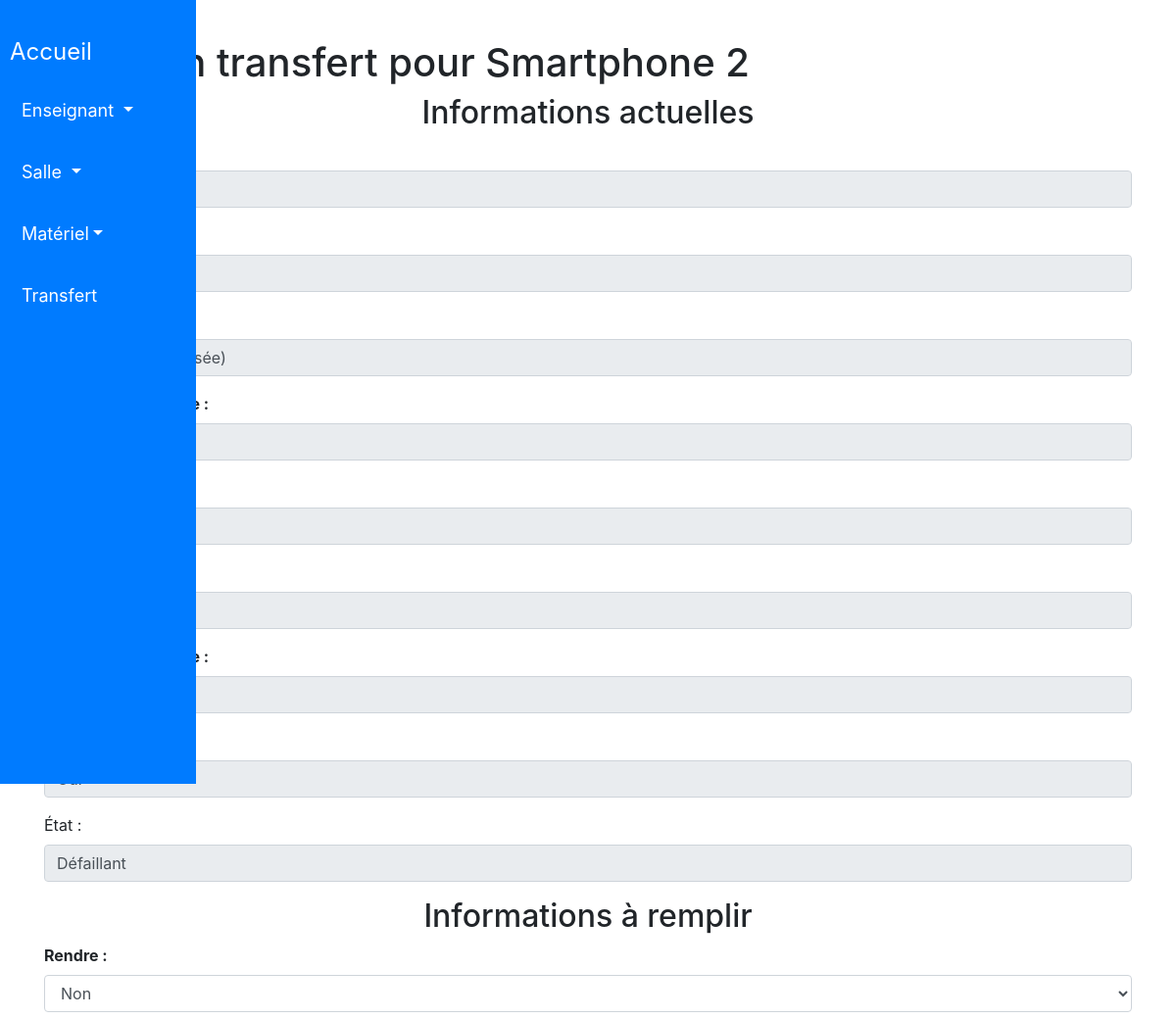
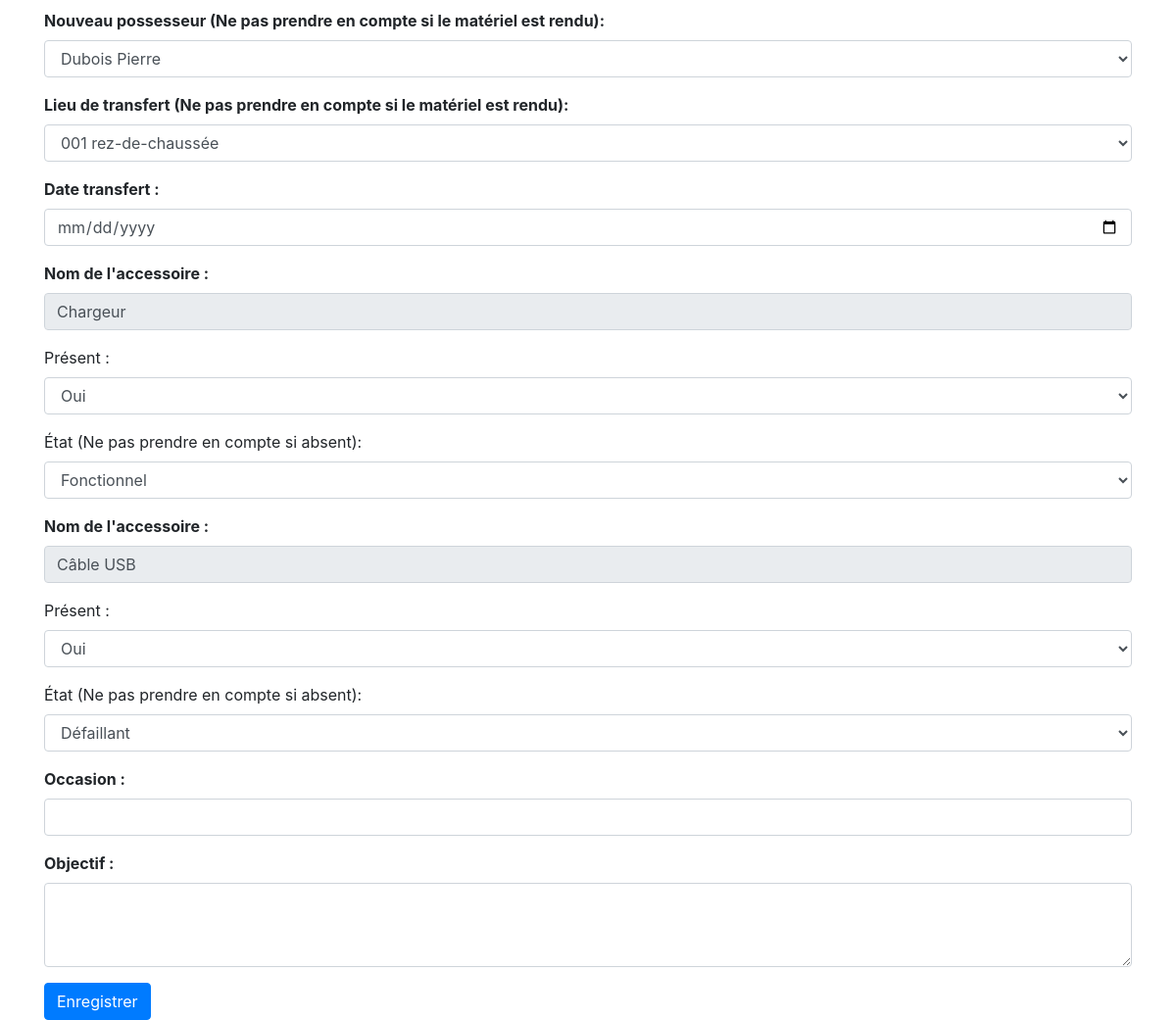
The app's page /gestion_materiel/transfert/ajout_transfert/24/ with its own data (2 pictures, top to bottom).
### gestion_materiel/models.py (models this page shows, shortened)
class Materiel(models.Model):
    nom = models.CharField(
        max_length=100,
        blank=False,
        null=True,
        default=''
    )
    budget = models.CharField(
        max_length=100,
        blank=False,
        null=True,
        default=''
    )
    proprietaire = models.ForeignKey(
        Enseignant,
        on_delete=models.CASCADE,
        null=True,
        related_name='materiels_possedes'
    )
    lieu = models.ForeignKey(
        Salle,
        on_delete=models.CASCADE,
        null=True
    )
    possesseur = models.ForeignKey(
        Enseignant,
        on_delete=models.CASCADE,
        null=True,
        blank=True,
        related_name='materiels_en_possession'
    )

class Salle(models.Model):
    nom = models.CharField(
        max_length=50,
        blank=False,
        null=True,
        default='aucun'
    )
    etage = models.CharField(
        max_length=50,
        blank=False,
        null=True,
        default='aucun'
    )
    def __str__(self):
        if self.etage.lower() == "rez-de-chaussée":
            return f"{self.nom} ({self.etage})"
        else:
            return f"{self.nom} ({self.etage} Étage)"

class AccessoireMateriel(models.Model):
    material = models.ForeignKey(
        Materiel,
        on_delete=models.CASCADE,
        null=True
    )
    nom = models.CharField(
        max_length=100,
        blank = True
    )
    present = models.BooleanField(
        default=True
    )
    etat = models.CharField(
        max_length=100,
        blank=True,
        null=True
    )

### gestion_materiel/views.py (the view)
# urls.py: path('gestion_materiel/transfert/ajout_transfert/<int:materiel_id>/', views.ajout_transfert, name='ajout_transfert'),
def ajout_transfert(request, materiel_id):
    materiel = Materiel.objects.get(id=materiel_id)
    accessoires = materiel.accessoiremateriel_set.all()
    enseignants = Enseignant.objects.all()
    salles = Salle.objects.all()
    if request.method == 'POST':
        form = TransfertForm(request.POST)
        if form.is_valid():
            transfert = form.save(commit=False)
            transfert.material = materiel
            transfert.ancien_possesseur = materiel.possesseur
            salle_id = request.POST.get('lieu_transfer')
            salle = Salle.objects.get(id=salle_id)
            if request.POST.get('rendre') == 'Oui':
                materiel.possesseur = None
                transfert.nouveau_possesseur = None
                materiel.lieu = Salle.objects.get(nom="001", etage="rez-de-chaussée")
            else:
                materiel.possesseur = transfert.nouveau_possesseur
                materiel.lieu = salle
            materiel.save()
            for accessoire in accessoires:
                present_key = 'present_' + str(accessoire.id)
                etat_key = 'etat_' + str(accessoire.id)
                present_value = request.POST.get(present_key)
                if present_value == "Oui":
                    accessoire.present = True
                    accessoire.etat = request.POST.get(etat_key)
                else:
                    accessoire.present = False
                    accessoire.etat = "Absent"
                accessoire.save()
            transfert.save()
            return redirect('afficher_transfert', materiel_id=materiel.id, transfert_id=transfert.id)
    else:
        initial_data = {
            'material': materiel,
            'ancien_possesseur': materiel.possesseur,
        }
        form = TransfertForm(initial=initial_data)
    return render(request, 'gestion_materiel/transfert/ajout_transfert.html', {
        'form': form,
        'materiel': materiel,
        'accessoires': accessoires,
        'enseignants': enseignants,
        'salles': salles,
    })

### gestion_materiel/forms.py
class TransfertForm(forms.ModelForm):
    class Meta:
        model = TransfertMateriel
        fields = ('nouveau_possesseur', 'date_transfert', 'lieu_transfer', 'occasion', 'objectif')
        widgets = {
            'nouveau_possesseur': forms.Select(attrs={'class': 'form-control'}),
            'date_transfert': forms.DateInput(attrs={'class': 'form-control', 'type': 'date'}),
            'lieu_transfer': forms.Select(attrs={'class': 'form-control'}),
            'occasion': forms.TextInput(attrs={'class': 'form-control'}),
            'objectif': forms.Textarea(attrs={'class': 'form-control', 'rows': 3}),
        }
    def __init__(self, *args, **kwargs):
        super().__init__(*args, **kwargs)
        self.fields['nouveau_possesseur'].queryset = Enseignant.objects.all()
        self.fields['lieu_transfer'].queryset = Salle.objects.all()

### templates/gestion_materiel/transfert/ajout_transfert.html (shortened to what this page needs)
<!DOCTYPE html>
<html>
<head>
</head>
<body>
    {% include 'gestion_materiel/includes/entete.html' %}
    <div class="container">
        <h1>Créer un transfert pour {{ materiel.nom }}</h1>
        <form method="post">
            <h2 style="text-align: center;">Informations actuelles</h2>
            <div class="form-group">
                <label style="font-weight: bold;">Matériel :</label>
                <input type="text" class="form-control" value="{{ materiel.nom }}" readonly>
            </div>
            <div class="form-group">
                <label style="font-weight: bold;">Possesseur actuel :</label>
                <input type="text" class="form-control" value="{{ materiel.possesseur }}" readonly>
            </div>
            <div class="form-group">
                <label style="font-weight: bold;">Lieu actuel :</label>
                <input type="text" class="form-control" value="{{ materiel.lieu }}" readonly>
            </div>
            {% for accessoire in accessoires %}
                <div class="form-group">
                    <label style="font-weight: bold;">Nom de l'accessoire :</label>
                    <input type="text" class="form-control" value="{{ accessoire.nom }}" readonly>
                </div>
                <div class="form-group">
                    <label>Présent :</label>
                    {% if accessoire.present %}
                        <input type="text" class="form-control" value="Oui" readonly>
                    {% else %}
                        <input type="text" class="form-control" value="Non" readonly>
                    {% endif %}
                </div>
                <div class="form-group">
                    <label>État :</label>
                    <input type="text" class="form-control" value="{{ accessoire.etat }}" readonly>
                </div>
            {% endfor %}
            <h2 style="text-align: center;">Informations à remplir</h2>
            <div class="form-group">
                <label style="font-weight: bold;">Rendre :</label>
                <select class="form-control" name="rendre" id="id_rendre" onchange="updateFields()">
                    <option value="Non" selected>Non</option>
                </select>
            </div>
           <div class="form-group">
                <label style="font-weight: bold;">Nouveau possesseur (Ne pas prendre en compte si le matériel est rendu):</label>
                <select class="form-control" name="nouveau_possesseur">
                    {% for enseignant in enseignants %}
                        <option value="{{ enseignant.id }}">
                            {{ enseignant.nom }} {{ enseignant.prenom }}
                        </option>
                    {% endfor %}
                </select>
            </div>
            <div class="form-group">
                <label style="font-weight: bold;">Lieu de transfert (Ne pas prendre en compte si le matériel est rendu):</label>
                <select class="form-control" name="lieu_transfer">
                    {% for salle in salles %}
                        <option value="{{ salle.id }}">
                            {{ salle.nom }} {{ salle.etage }}
                        </option>
                    {% endfor %}
                </select>
            </div>
            <div class="form-group">
                <label style="font-weight: bold;">Date transfert :</label>
                <input type="date" class="form-control" name="date_transfert">
            </div>
            {% for accessoire in accessoires %}
                <div class="form-group">
                    <label style="font-weight: bold;">Nom de l'accessoire :</label>
                    <input type="text" class="form-control" value="{{ accessoire.nom }}" readonly>
                </div>
                <div class="form-group">
                    <label>Présent :</label>
                    <select class="form-control" name="present_{{ accessoire.id }}">
                        <option value="Oui" {% if accessoire.present == "Oui" %}selected{% endif %}>Oui</option>
                    </select>
                </div>
                <div class="form-group">
                    <label>État (Ne pas prendre en compte si absent):</label>
                    <select class="form-control" name="etat_{{ accessoire.id }}">
                        <option value="Fonctionnel" {% if accessoire.etat == "Fonctionnel" %}selected{% endif %}>Fonctionnel</option>
                        <option value="Défaillant" {% if accessoire.etat == "Défaillant" %}selected{% endif %}>Défaillant</option>
                    </select>
                </div>
            {% endfor %}
            <div class="form-group">
                <label style="font-weight: bold;">Occasion :</label>
                <input type="text" class="form-control" name="occasion">
            </div>
            <div class="form-group">
                <label style="font-weight: bold;">Objectif :</label>
                <textarea class="form-control" name="objectif" rows="3"></textarea>
            </div>
            <button type="submit" class="btn btn-primary">Enregistrer</button>
        </form>
    </div>
</body>
</html>

### records on screen
Materiel: nom "Smartphone 2", possesseur "None", lieu "001 (rez-de-chaussée)"
AccessoireMateriel: nom "Chargeur", etat "Fonctionnel", id "Oui", etat+id "Fonctionnel"
AccessoireMateriel: nom "Câble USB", etat "Défaillant", id "Oui", etat+id "Défaillant"

### other values on screen
form field nouveau_possesseur "Dubois Pierre"
form field lieu_transfer "001 rez-de-chaussée"
